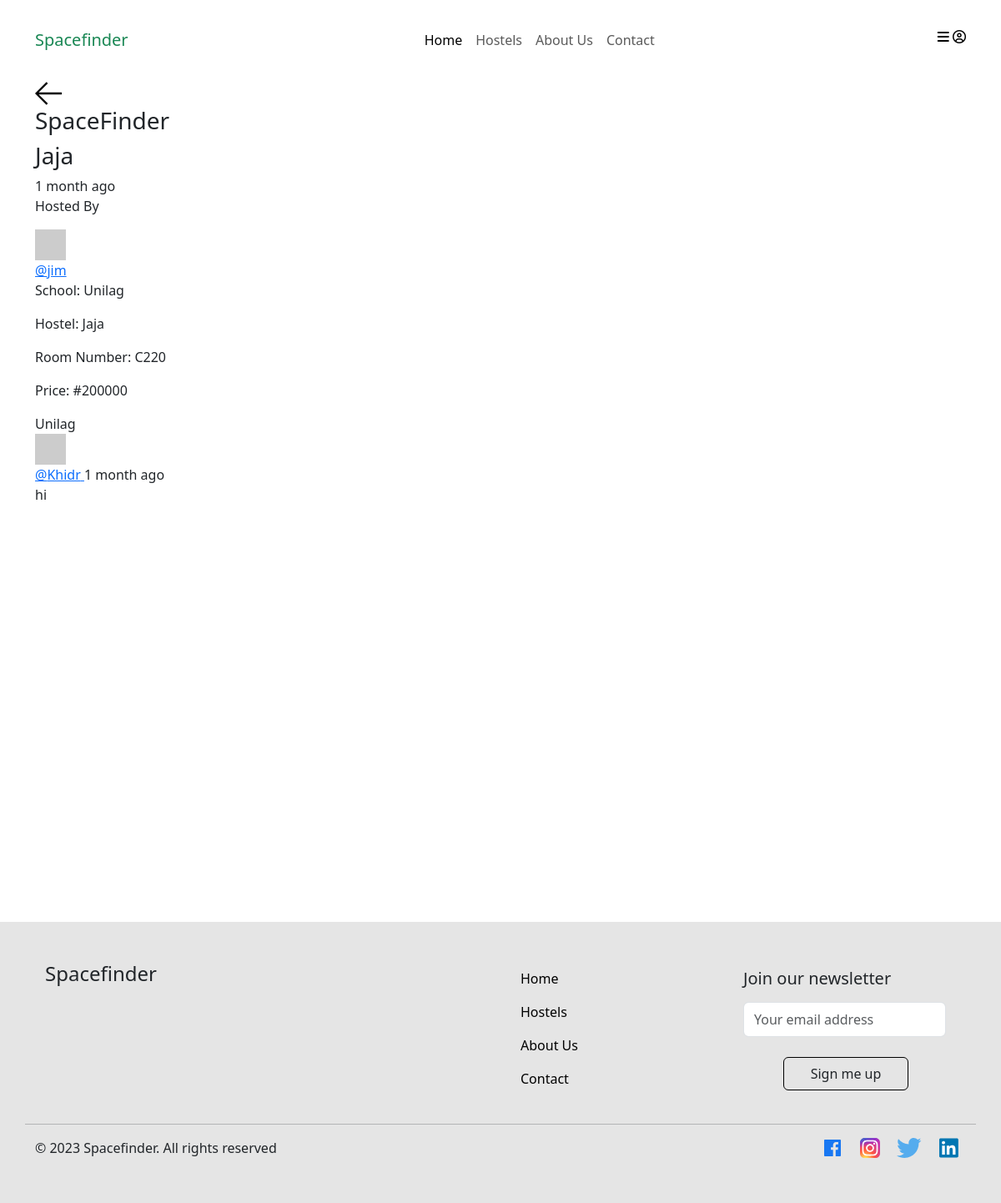
/space/2/, run on the app's committed database.
### base/models.py (models this page shows, shortened)
class Space(models.Model):
    LOCATION_CHOICES = [
        ('on-campus', 'On-Campus'),
        ('off-campus', 'Off-Campus'),
    ]
    GENDER_CHOICES = [
        ('male', 'Male'),
        ('female', 'Female'),
    ]
    host = models.ForeignKey(User, on_delete=models.SET_NULL, null=True)
    school = models.ForeignKey (School, on_delete=models.SET_NULL, null=True)
    hostel = models.CharField(max_length=200)
    room_number = models.CharField(max_length=5)
    price = models.PositiveIntegerField(null=True)
    gender = models.CharField(max_length=10, choices=GENDER_CHOICES, null=True)
    location = models.CharField(max_length=20, choices=LOCATION_CHOICES, null=True)
    updated = models.DateTimeField(auto_now=True)
    created = models.DateTimeField(auto_now_add=True)
    class Meta():
        ordering = ['-updated', '-created']

class School(models.Model):
    name = models.CharField(max_length=200)
    def __str__(self):
        return self.name

class Message(models.Model):
    user = models.ForeignKey(User, on_delete=models.CASCADE)
    space = models.ForeignKey(Space, on_delete=models.CASCADE, related_name="message")
    body = models.TextField()
    updated = models.DateTimeField(auto_now=True)
    created = models.DateTimeField(auto_now_add=True)
    class Meta():
        ordering = ['-updated', '-created']

### base/views.py (the view, shortened to what this page needs)
# urls.py: path('space/<str:pk>/', views.space, name="space"),
def space(request, pk):
    space = Space.objects.get(id=pk)
    space_messages = space.message.all()
    context = {'space': space, 'space_messages': space_messages}
    return render(request, 'base/space.html', context)

### base/templates/base/space.html (shortened to what this page needs)
{% extends 'main.html' %}
{% block content %}
    <main class="profile-page layout layout--2">
      <div class="container">
        <div class="room">
          <div class="room__top">
            <div class="room__topLeft">
              <a href="{% url 'home' %}">
                <svg version="1.1" xmlns="http://www.w3.org/2000/svg" width="32" height="32" viewBox="0 0 32 32">
                  <title>arrow-left</title>
                  <path
                    d="M13.723 2.286l-13.723 13.714 13.719 13.714 1.616-1.611-10.96-10.96h27.625v-2.286h-27.625l10.965-10.965-1.616-1.607z"
                  ></path>
                </svg>
              </a>
              <h3>SpaceFinder</h3>
            </div>
          </div>
          <div class="room__box scroll">
            <div class="room__header scroll">
              <div class="room__info">
                <h3>{{space.hostel}}</h3>
                <span>{{space.created|timesince}} ago</span>
              </div>
              <div class="room__hosted">
                <p>Hosted By</p>
                <a href="{% url 'user-profile' space.host.id %}" class="room__author">
                  <div class="avatar avatar--small">
                    <img src="https://randomuser.me/api/portraits/men/37.jpg" />
                  </div>
                  <span>@{{space.host.username}}</span>
                </a>
              </div>
              <div>
                <p>School: {{space.school}}</p>
                <p>Hostel: {{space.hostel}}</p>
                <p>Room Number: {{space.room_number}}</p>
                <p>Price: #{{space.price}}</p>
              </div>
              <span class="room__topics">{{space.school}}</span>
            <div class="room__conversation">
              <div class="threads scroll">
                {% for message in space_messages %}
                <div class="thread">
                  <div class="thread__top">
                    <div class="thread__author">
                      <a href="{%  url 'user-profile' message.user.id %}" class="thread__authorInfo">
                        <div class="avatar avatar--small">
                          <img src="https://randomuser.me/api/portraits/men/37.jpg" />
                        </div>
                        <span>@{{message.user.username}}</span>
                      </a>
                      <span class="thread__date">{{message.created|timesince}} ago</span>
                    </div>
                  </div>
                  <div class="thread__details">
                  {{message.body}}
                  </div>
                </div>
                {% endfor %}
              </div>
            </div>
          </div>
        </div>
      </div>
    </main>
{% endblock content %}

### static/styles/main.css (style rules this page uses)
* { padding: 0px; margin: 0; }
body { font-family: 'Manrope'; }
a { text-decoration: none; }

### data on the page
Space: hostel "Jaja", created "1 month", host.username "jim", school "Unilag", room_number "C220", price "200000"
Message: user.username "Khidr", created "1 month", body "hi"
